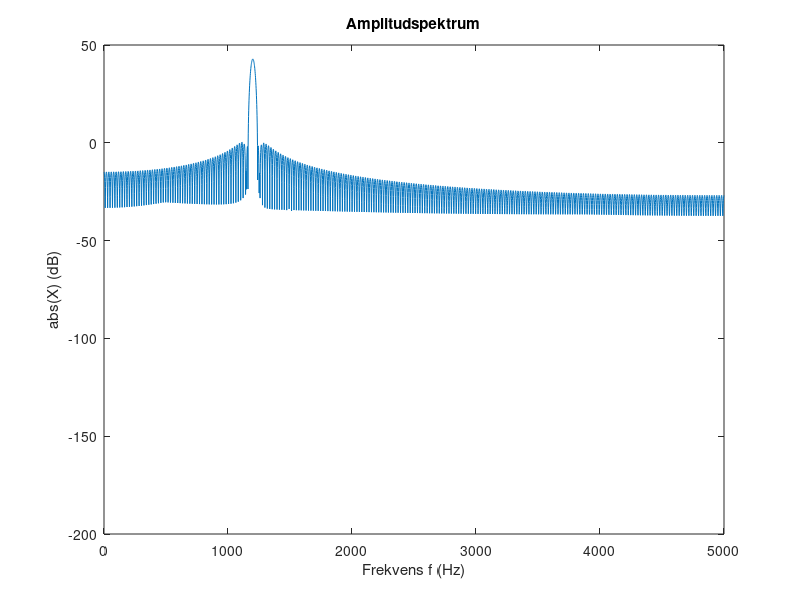

Recreate this plot in MATLAB.
fs = 10^4;
Ts = 1/fs;
N=512; % number of samples
f0=1200; % frequency of sinusoid (Hz)
f1=1500; % frequency of sinusoid (Hz)
t=(0:N-1)'*Ts; % discrete time samples
x=sin(2*pi*f0*t)+10^(-100/20)*sin(2*pi*f1*t); % sampling two sinusoids
% zero-padding
N1 = 8192;
% DFT with window functions
w_1=boxcar(N); % Rectangular window
w_2=hanning(N); % Hanning window
w_3=hamming(N); % Hamming window
w_4=blackman(N); % Blackman window
w_5=kaiser(N,15); % Kaiser window
Xw=fft(x.*w_1,N1);
Xw_2=fft(x.*w_2,N1);
Xw_3=fft(x.*w_3,N1);
Xw_4=fft(x.*w_4,N1);
Xw_5=fft(x.*w_5,N1);
% plot the half DFT spectrum
figure(5)
plot((0:N1/2)*fs/N1,20*log10(abs(Xw_3(1:N1/2+1))),'-')
axis([0 fs/2 -200 50])
xlabel('Frekvens f (Hz)')
ylabel('abs(X) (dB)')
title('Amplitudspektrum')
hold on 
%plot((0:N1/2)*fs/N1,20*log10(abs(Xw_2(1:N1/2+1))),'-')
%plot((0:N1/2)*fs/N1,20*log10(abs(Xw_3(1:N1/2+1))),'-')
%plot((0:N1/2)*fs/N1,20*log10(abs(Xw_4(1:N1/2+1))),'-')
%plot((0:N1/2)*fs/N1,20*log10(abs(Xw_5(1:N1/2+1))),'-')
hold off
%figure(6)
%plot((0:N1/2)*fs/N1,20*log10(abs(Xw_2(1:N1/2+1))),'-')
%axis([0 fs/2 -200 50])
%xlabel('Frekvens f (Hz)')